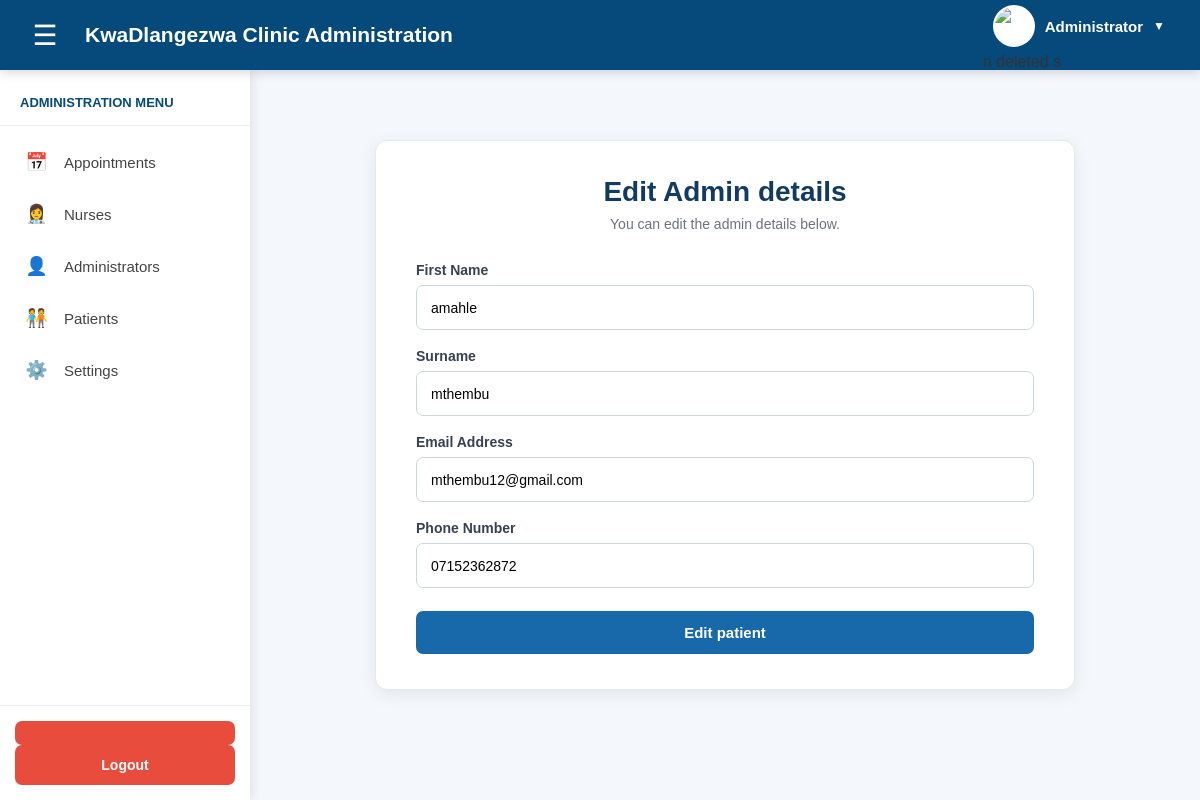
/patients_details/3, run on the app's committed database.
### model.py (models this page shows)
class Patient(db.Model):
    id = db.Column(
        db.Integer,
        primary_key=True
    )
    name = db.Column(
        db.String(100),
        nullable=False
    )
    surname = db.Column(
        db.String(100),
        nullable=False
    )
    email = db.Column(
        db.String(255),
        nullable=False,
        unique=True
    )
    password = db.Column(
        db.String(255),
        nullable=False
    )
    phone_no = db.Column(
        db.String(10),
        nullable=False,
        unique=True
    )
    role = db.Column(
        db.String(20),
        default="patient"
    )
    date_created = db.Column(
        db.DateTime,
        default=datetime.utcnow
    )

### main.py (the view, shortened to what this page needs)
@app.route(
    "/patients_details/<int:patient_id>",
    methods=["GET", "POST"]
)
def edit_patient(patient_id):
    patient = Patient.query.get_or_404(
        patient_id
    )
    return render_template(
        "edit_patient.html",
        patient=patient
    )

### templates/edit_patient.html (shortened to what this page needs)
{% extends "logged_base.html" %}
{% block body %}
<div class="appointment-container">
    <h1>Edit Admin details</h1>
    <p class="appointment-description">
        You can edit the admin details below.
    </p>
    <form
        action="{{ url_for('edit_patient', patient_id=patient.id) }}"
        method="post"
        class="appointment-form"
    >
        <div class="form-group">
            <label for="name">
                First Name
            </label>
            <input
                type="text"
                id="name"
                name="name"
                placeholder="Enter your name"
                required
                value="{{patient.name}}"
            >
        </div>
        <div class="form-group">
            <label for="surname">
                Surname
            </label>
            <input
                type="text"
                id="surname"
                name="surname"
                placeholder="Enter your surname"
                required
                value="{{patient.surname}}"
            >
        </div>
        <div class="form-group">
            <label for="email">
                Email Address
            </label>
            <input
                type="email"
                id="email"
                name="email"
                placeholder="Enter your email address"
                required
                value="{{patient.email}}"
            >
        </div>
        <div class="form-group">
            <label for="phone_no">
                Phone Number
            </label>
            <input
                type="tel"
                id="phone_no"
                name="phone_no"
                placeholder="Enter your phone number"
                required
                value="{{patient.phone_no}}"
            >
        </div>
        <button
            type="submit"
            class="book-button"
        >
            Edit patient
        </button>
    </form>
</div>
{% endblock %}

### templates/logged_base.html (style rules this page uses)
* { margin: 0; padding: 0; box-sizing: border-box; }
body { font-family: Arial, Helvetica, sans-serif; background-color: #f4f8fc; color: #333; }

### templates/edit_patient.html (style rules this page uses)
.appointment-container { width: 90%; max-width: 700px; margin: 40px auto; background: #ffffff; padding: 35px 40px; border-radius: 12px; box-shadow: 0 4px 18px rgba(0, 0, 0, 0.08); border: 1px solid #e3eaf1; }
.appointment-container h1 { text-align: center; color: #123b63; font-size: 28px; margin-bottom: 8px; }
.appointment-description { text-align: center; color: #6b7280; font-size: 14px; margin-bottom: 30px; }
.appointment-form { display: flex; flex-direction: column; gap: 18px; }
.form-group { display: flex; flex-direction: column; }
.form-group label { font-size: 14px; font-weight: 600; color: #374151; margin-bottom: 7px; }
.form-group input, .form-group textarea { width: 100%; padding: 12px 14px; border: 1px solid #ccd6e0; border-radius: 7px; font-size: 14px; font-family: Arial, sans-serif; box-sizing: border-box; outline: none; transition: 0.2s; }
.form-group input { height: 45px; }
.book-button { width: 100%; padding: 13px; margin-top: 5px; border: none; border-radius: 7px; background: #1769aa; color: white; font-size: 15px; font-weight: 600; cursor: pointer; transition: 0.2s; }

### data on the page
Patient: name "amahle", surname "mthembu", email "mthembu12@gmail.com", phone_no "07152362872"
